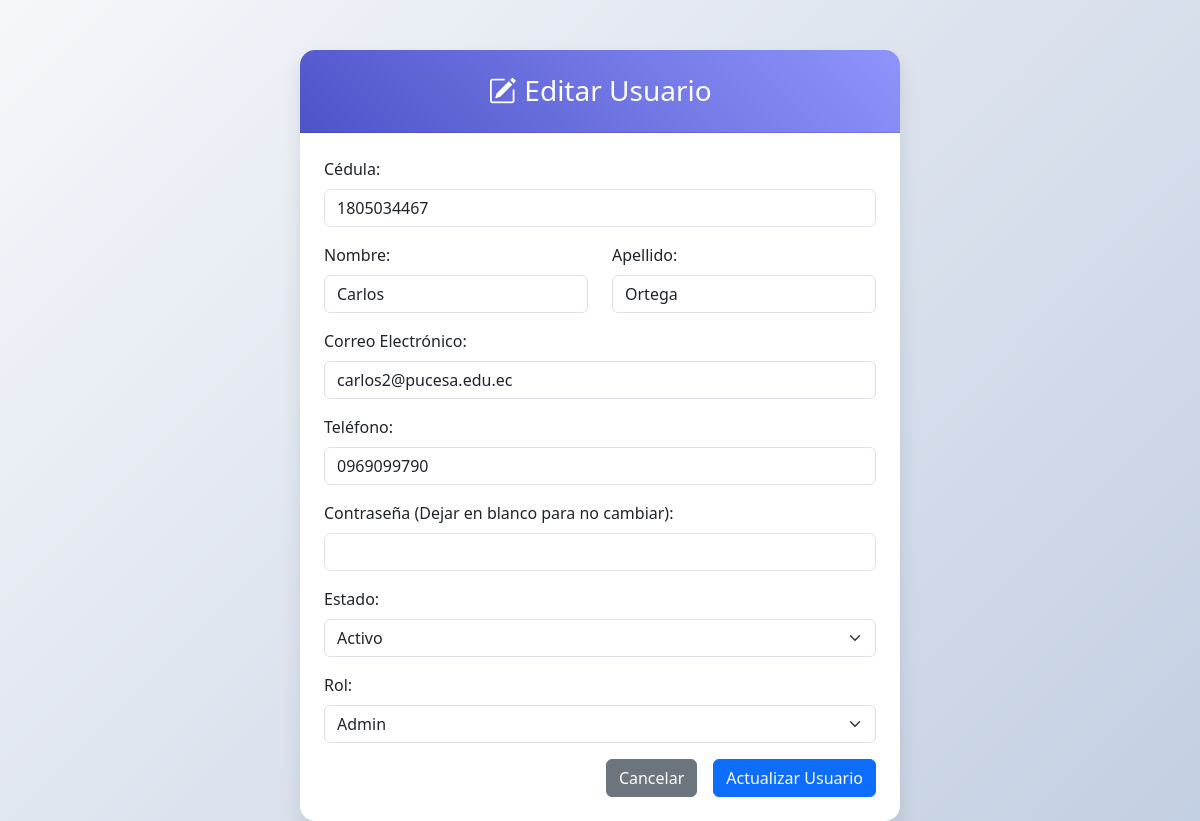
The page /create_modify_user/editar.php?id=2 on the database its author committed.
### tables this page shows
CREATE TABLE `usuarios` (
  `id` int NOT NULL,
  `cedula` varchar(10) NOT NULL,
  `nombre` varchar(100) NOT NULL,
  `apellido` varchar(100) NOT NULL,
  `correo` varchar(100) NOT NULL,
  `telefono` varchar(20) NOT NULL,
  `clave` varchar(32) NOT NULL,
  `rol_id` int DEFAULT NULL,
  `pregunta_1_id` int DEFAULT NULL,
  `respuesta_1` varchar(32) DEFAULT NULL,
  `pregunta_2_id` int DEFAULT NULL,
  `respuesta_2` varchar(32) DEFAULT NULL,
  `pregunta_3_id` int DEFAULT NULL,
  `respuesta_3` varchar(32) DEFAULT NULL,
  `estado` enum('pendiente_activacion','activo','inactivo') DEFAULT 'pendiente_activacion',
  `token_otp` varchar(6) DEFAULT NULL,
  `token_expiracion` datetime DEFAULT NULL,
  `created_at` timestamp NULL DEFAULT CURRENT_TIMESTAMP
);

### create_modify_user/editar.php (the view, shortened to what this page needs)
<?php
include '../connect.php';
$id = isset($_GET['id']) ? intval($_GET['id']) : 0;
$fila = null;
if ($id > 0) {
    $stmt = $conn->prepare("SELECT * FROM usuarios WHERE id = ?");
    $stmt->bind_param("i", $id);
    $stmt->execute();
    $result = $stmt->get_result();
    if ($result->num_rows > 0) {
        $fila = $result->fetch_assoc();
    }
}
?>
<!DOCTYPE html>
<html lang="es">
<head>
    <link href="https://cdn.jsdelivr.net/npm/bootstrap@5.3.0/dist/css/bootstrap.min.css" rel="stylesheet">
    <link rel="stylesheet" href="https://cdn.jsdelivr.net/npm/bootstrap-icons@1.10.0/font/bootstrap-icons.css">
</head>
<body>
<div class="container">
    <div class="card mx-auto" style="max-width: 600px;">
        <div class="card-header text-center">
            <h3 class="mb-0"><i class="bi bi-pencil-square me-2"></i>Editar Usuario</h3>
        </div>
        <div class="card-body p-4">
            <?php if ($fila): ?>
            <form action="actualizar.php" method="POST" class="needs-validation" novalidate>
                <div class="mb-3">
                    <label for="cedula" class="form-label">Cédula:</label>
                    <input type="text" class="form-control" id="cedula" name="cedula" value="<?php echo htmlspecialchars($fila['cedula']); ?>" required pattern="[0-9]+" title="Solo números">
                </div>
                <div class="row">
                    <div class="col-md-6 mb-3">
                        <label for="nombre" class="form-label">Nombre:</label>
                        <input type="text" class="form-control" id="nombre" name="nombre" value="<?php echo htmlspecialchars($fila['nombre']); ?>" required pattern="[A-Za-zÁÉÍÓÚáéíóúñÑ\s]+" title="Solo letras">
                    </div>
                    <div class="col-md-6 mb-3">
                        <label for="apellido" class="form-label">Apellido:</label>
                        <input type="text" class="form-control" id="apellido" name="apellido" value="<?php echo htmlspecialchars($fila['apellido']); ?>" required pattern="[A-Za-zÁÉÍÓÚáéíóúñÑ\s]+" title="Solo letras">
                    </div>
                </div>
                <div class="mb-3">
                    <label for="correo" class="form-label">Correo Electrónico:</label>
                    <input type="email" class="form-control" id="correo" name="correo" value="<?php echo htmlspecialchars($fila['correo']); ?>" required>
                </div>
                <div class="mb-3">
                    <label for="telefono" class="form-label">Teléfono:</label>
                    <input type="text" class="form-control" id="telefono" name="telefono" value="<?php echo htmlspecialchars($fila['telefono']); ?>" required pattern="[0-9]+" title="Solo números">
                </div>
                <div class="mb-3">
                    <label for="clave" class="form-label">Contraseña (Dejar en blanco para no cambiar):</label>
                    <input type="password" class="form-control" id="clave" name="clave">
                </div>
                <div class="mb-3">
                    <label for="estado" class="form-label">Estado:</label>
                    <select class="form-select" id="estado" name="estado" required>
                        <option value="activo" <?php if ($fila['estado'] == 'activo') echo 'selected'; ?>>Activo</option>
                    </select>
                </div>
                <div class="mb-3">
                    <label for="rol_id" class="form-label">Rol:</label>
                    <select class="form-select" id="rol_id" name="rol_id" required>
                        <?php
                        $roles = $conn->query("SELECT cod_rol, descripcion FROM cod_rol ORDER BY descripcion");
                        while ($r = $roles->fetch_assoc()) {
                            $sel = ($r['cod_rol'] == $fila['rol_id']) ? 'selected' : '';
                            echo '<option value="'.$r['cod_rol'].'" '.$sel.'>'.htmlspecialchars($r['descripcion']).'</option>';
                        }
                        ?>
                    </select>
                </div>
                <div class="d-grid gap-2 d-md-flex justify-content-md-end">
                    <a href="listar.php" class="btn btn-secondary me-md-2">Cancelar</a>
                    <button type="submit" class="btn btn-primary">Actualizar Usuario</button>
                </div>
            </form>
            <?php endif; ?>
        </div>
    </div>
</div>
</body>
</html>

### create_modify_user/editar.php (style rules this page uses)
body { background: linear-gradient(135deg, #f5f7fa 0%, #c3cfe2 100%); min-height: 100vh; padding-top: 50px; }
.card { border: none; border-radius: 15px; box-shadow: 0 10px 20px rgba(0,0,0,0.1); }
.card-header { background: linear-gradient(45deg, #4e54c8, #8f94fb); color: white; border-radius: 15px 15px 0 0 !important; padding: 1.5rem; }

### rows shown on the page
usuarios: cedula "1805034467", nombre "Carlos", apellido "Ortega", correo "carlos2@pucesa.edu.ec", telefono "0969099790", estado "Activo"

### other values the page prints
form field rol_id "Admin"
